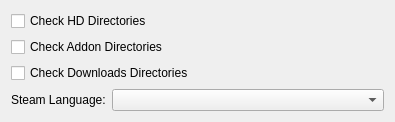
<?xml version="1.0" encoding="UTF-8"?>
<ui version="4.0">
 <class>OptionsPageFileSystem</class>
 <widget class="QWidget" name="OptionsPageFileSystem">
  <property name="geometry">
   <rect>
    <x>0</x>
    <y>0</y>
    <width>395</width>
    <height>113</height>
   </rect>
  </property>
  <property name="windowTitle">
   <string>Form</string>
  </property>
  <layout class="QGridLayout" name="gridLayout">
   <item row="6" column="0" colspan="2">
    <spacer name="verticalSpacer">
     <property name="orientation">
      <enum>Qt::Vertical</enum>
     </property>
     <property name="sizeHint" stdset="0">
      <size>
       <width>20</width>
       <height>40</height>
      </size>
     </property>
    </spacer>
   </item>
   <item row="3" column="0" colspan="2">
    <widget class="QCheckBox" name="CheckAddonDirectories">
     <property name="text">
      <string>Check Addon Directories</string>
     </property>
    </widget>
   </item>
   <item row="5" column="1">
    <widget class="QComboBox" name="SteamLanguage"/>
   </item>
   <item row="5" column="0">
    <widget class="QLabel" name="label">
     <property name="sizePolicy">
      <sizepolicy hsizetype="Fixed" vsizetype="Preferred">
       <horstretch>0</horstretch>
       <verstretch>0</verstretch>
      </sizepolicy>
     </property>
     <property name="text">
      <string>Steam Language:</string>
     </property>
    </widget>
   </item>
   <item row="2" column="0" colspan="2">
    <widget class="QCheckBox" name="CheckHDDirectories">
     <property name="text">
      <string>Check HD Directories</string>
     </property>
    </widget>
   </item>
   <item row="4" column="0" colspan="2">
    <widget class="QCheckBox" name="CheckDownloadsDirectories">
     <property name="text">
      <string>Check Downloads Directories</string>
     </property>
    </widget>
   </item>
  </layout>
 </widget>
 <resources/>
 <connections/>
</ui>
